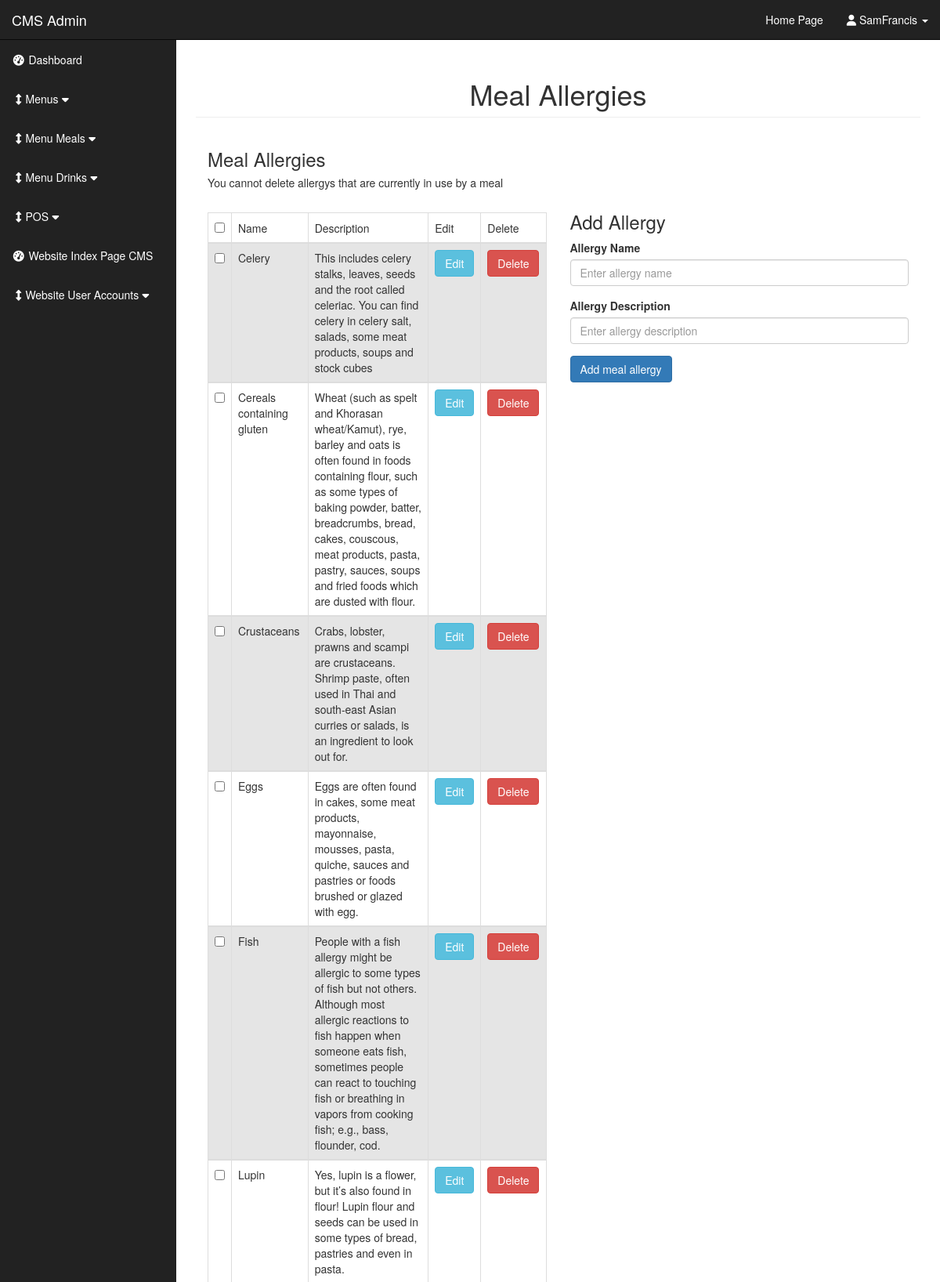
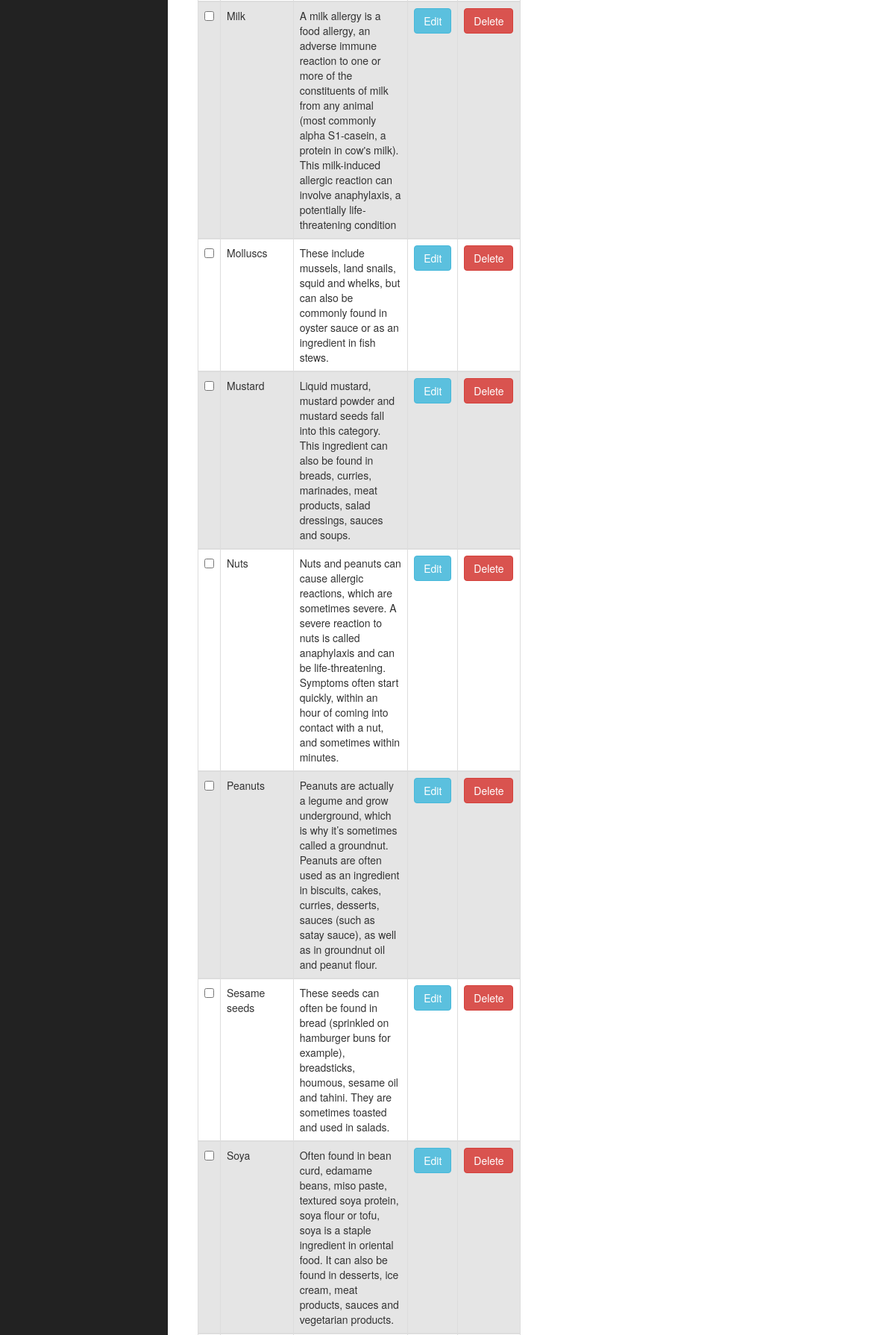
The page /admin/allergys.php (signed in, upper part) on the database its author committed (2 pictures, top to bottom).
### tables this page shows
CREATE TABLE `allergy` (
  `allergry_id` int(11) NOT NULL,
  `allergy_name` varchar(50) NOT NULL,
  `allergy_description` text NOT NULL
);

### admin/allergys.php (the view, shortened to what this page needs)
<?php
include"includes/admin_header.php";
?>
    <div id="wrapper">
	 <?php include"includes/admin_navigation.php";
	 ?>
<div id="page-wrapper">
	<div class="container-fluid">
		<div class="row">
			<div class="col-lg-12">
				<h1 class="page-header text-center">Meal Allergies</h1>
						       <div class = "col-xs-6">
						       <table class = "table table-bordered table-hover">
					     	   <h3>Meal Allergies</h3>
							   <h5>You cannot delete allergys that are currently in use by a meal</h5>
							   <thead>
								<tr>
								<td><input  id = "select_All_Boxes" type ="checkbox"></td>
								<th>Name</th>
								<th>Description</th>
								<th>Edit</th>
								<th>Delete</th>
								<br>
							  <?php
							   $stmt = mysqli_prepare($connection,"SELECT * FROM allergy ORDER BY allergy_name ASC");
								if($stmt->execute()){
								  $stmt->bind_result($allergy_id , $allergy_title, $allergy_description);
								  while($stmt->fetch()){
									echo"<tr>";
									?>
									<td><input class = 'check_Boxes' type ='checkbox'  name='check_box_array[]' value ='<?php echo $comment_id;?>'></td>
									<?php
									echo "<td>{$allergy_title}</td>";
									echo "<td>{$allergy_description}</td>";
									echo "<td><a class='btn btn-info'href='allergys.php?edit={$allergy_id}'> Edit </a></td>";
									echo"<td><a class=' btn btn-danger delete_link' rel='$allergy_id' href='javascript:void(0)'>Delete</a></td>";
									echo"</tr>";
									}
								}
								?>
							    </table>
						        </div>
								<div class = "col-xs-6">
								<br><br><br><br>
									<form action= "" method = "post">
									<h3>Add Allergy</h3>
										<div class = "form-group">
										<label for= "title">Allergy Name</label>
										<input type="text" name="allergy_name" id="allergy_name" class="form-control" placeholder="Enter allergy name" autocomplete="on" value="<?php echo isset($allergy_name_original ) ? $allergy_name_original  : '' ;?>" >
										</div>
										<div class = "form-group">
										<label for= "title">Allergy Description</label>
										<input type="text" name="allergy_description" id="allergy_description" class="form-control" placeholder="Enter allergy description" autocomplete="on" value="" >
										</div>
										<div class = "form-group">
										<input class = "btn btn-primary" type = "submit" name = "submit" value="Add meal allergy">
										</div>
									</form>
									</div>
                    </div>
                </div>
            </div>
        </div>
<?php include"includes/admin_footer.php"; ?>

### admin/css/styles.css (style rules this page uses)
th { font-weight:normal!important; }
tr:nth-child(even) { background-color: #e5e5e5; }
body { margin-top: 100px; background-color: #222; }
@media (min-width:768px) { body { margin-top: 50px; } }
#wrapper { padding-left: 0; }
#page-wrapper { width: 100%; padding: 0; background-color: #fff; }
@media (min-width:768px) { #wrapper { padding-left: 225px; } }
@media (min-width:768px) { #page-wrapper { padding: 10px; } }

### rows shown on the page
allergy: allergy_name "Celery", allergy_description "This includes celery stalks, leaves, seeds and the root called celeriac. You can find celery in celery salt, salads, some meat products, soups and stock cubes"
allergy: allergy_name "Cereals containing gluten", allergy_description "Wheat (such as spelt and Khorasan wheat/Kamut), rye, barley and oats is often found in foods containing flour, such as some types of baking powder, batter, breadcrumbs, bread, cakes, couscous, meat products, pasta, pastry, sauces, soups and fried foods which are dusted with flour."
allergy: allergy_name "Crustaceans", allergy_description "Crabs, lobster, prawns and scampi are crustaceans. Shrimp paste, often used in Thai and south-east Asian curries or salads, is an ingredient to look out for."
allergy: allergy_name "Eggs", allergy_description "Eggs are often found in cakes, some meat products, mayonnaise, mousses, pasta, quiche, sauces and pastries or foods brushed or glazed with egg."
allergy: allergy_name "Fish", allergy_description "People with a fish allergy might be allergic to some types of fish but not others. Although most allergic reactions to fish happen when someone eats fish, sometimes people can react to touching fish or breathing in vapors from cooking fish; e.g., bass, flounder, cod."
allergy: allergy_name "Lupin", allergy_description "Yes, lupin is a flower, but it’s also found in flour! Lupin flour and seeds can be used in some types of bread, pastries and even in pasta."
allergy: allergy_name "Milk", allergy_description "A milk allergy is a food allergy, an adverse immune reaction to one or more of the constituents of milk from any animal (most commonly alpha S1-casein, a protein in cow's milk). This milk-induced allergic reaction can involve anaphylaxis, a potentially life-threatening condition"
allergy: allergy_name "Molluscs", allergy_description "These include mussels, land snails, squid and whelks, but can also be commonly found in oyster sauce or as an ingredient in fish stews."
allergy: allergy_name "Mustard", allergy_description "Liquid mustard, mustard powder and mustard seeds fall into this category. This ingredient can also be found in breads, curries, marinades, meat products, salad dressings, sauces and soups."
allergy: allergy_name "Nuts", allergy_description "Nuts and peanuts can cause allergic reactions, which are sometimes severe. A severe reaction to nuts is called anaphylaxis and can be life-threatening. Symptoms often start quickly, within an hour of coming into contact with a nut, and sometimes within minutes."
allergy: allergy_name "Peanuts", allergy_description "Peanuts are actually a legume and grow underground, which is why it’s sometimes called a groundnut. Peanuts are often used as an ingredient in biscuits, cakes, curries, desserts, sauces (such as satay sauce), as well as in groundnut oil and peanut flour."
allergy: allergy_name "Sesame seeds", allergy_description "These seeds can often be found in bread (sprinkled on hamburger buns for example), breadsticks, houmous, sesame oil and tahini. They are sometimes toasted and used in salads."
allergy: allergy_name "Soya", allergy_description "Often found in bean curd, edamame beans, miso paste, textured soya protein, soya flour or tofu, soya is a staple ingredient in oriental food. It can also be found in desserts, ice cream, meat products, sauces and vegetarian products."

### other values the page prints
$_SESSION['user_name'] "SamFrancis"
